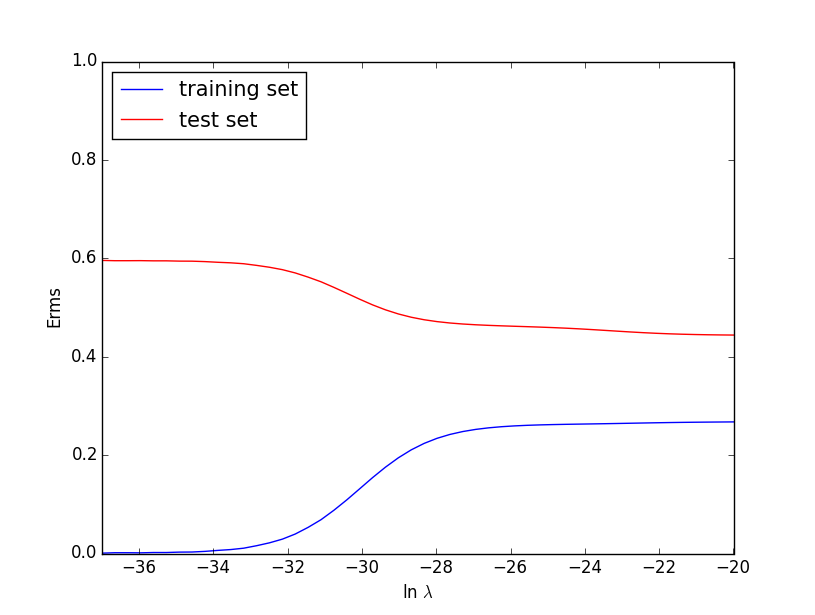

This chart was generated by the following Python code:
# coding: utf-8
import numpy as np
import pandas as pd
import matplotlib.pyplot as plt

def y(w, x):
	y = 0.
	for i, ww in enumerate(w):
		y += ww*(x**i)
	return y

def rms_error(p, df, f):
	error = 0.
	for index, list in df.iterrows():
		error += 0.5*(f(p, list.x)-list.t)**2
	return np.sqrt(2.*error/len(df))

def main():
	M = 9
	N = 10
	lnL = np.linspace(-37, 0)
	Lbd = np.exp(lnL)
	sigma = 0.3
	
	xx1 = np.linspace(0, 1, N)
	tt1 = np.sin(2.*np.pi*xx1)+np.random.normal(0, sigma, len(xx1))
	df_train = pd.DataFrame(np.array([xx1, tt1]).T, columns=['x', 't'])
	
	xx2 = np.linspace(0, 1, N)
	tt2 = np.sin(2.*np.pi*xx2)+np.random.normal(0, sigma, len(xx2))
	df_test = pd.DataFrame(np.array([xx2, tt2]).T, columns=['x', 't'])
	
	rms_train = []
	rms_test = []
	
	for i, lbd in enumerate(Lbd):
		Phi = np.array([df_train.x**k for k in range(0, M+1)]).T
		w = np.dot(np.dot(np.linalg.inv(lbd*np.eye(M+1)+np.dot(Phi.T, Phi)), Phi.T), df_train.t)
		rms_train.append(rms_error(w, df_train, y))
		rms_test.append(rms_error(w, df_test, y))
	
	plt.xlabel('ln $\lambda$')
	plt.ylabel('Erms')
	plt.xlim(np.min(lnL), np.max(lnL))
	plt.ylim(0, 1.0)
	
	plt.plot(lnL, rms_train, color='blue', label='training set')
	plt.plot(lnL, rms_test, color='red', label='test set')
	plt.legend(loc='upper left', fontsize=15, numpoints=1)
	plt.show()

if __name__ == '__main__':
	main()
